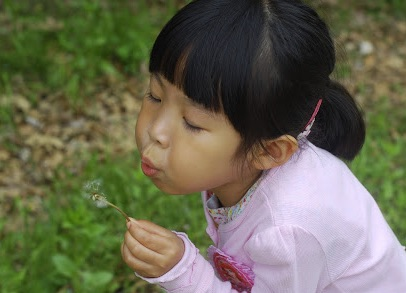
#> input picture img/girl.jpg, 406 x 293 px
$ jupyter execute 4.19_bitwise_masking.ipynb
#> lines starting #> are read from the running program, lines starting #| are printed output that depends on the picture; after the words box and inside, x2 and y2 are one past the last pixel; in counts of white or black regions, pixels touching at a corner belong together
[cell 1]
import cv2
import numpy as np
import matplotlib.pyplot as plt

[cell 2]
# 이미지 로드
img = cv2.imread('./img/girl.jpg')
#> img is the input picture: shape (293, 406, 3); mean B, G, R 82.4, 104.7, 105.5

# 마스크 만들기
mask = np.zeros_like(img)
cv2.circle(mask, (150, 140), 100, (255, 255, 255), -1)
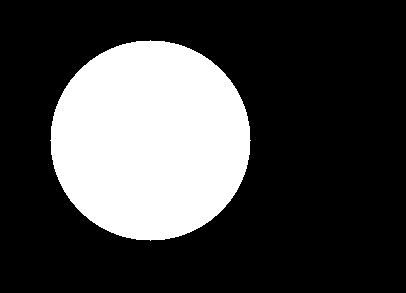
#> mask: shape (293, 406, 3); 26.4% white; 1 white region, box (x1, y1, x2, y2) and area: (50, 40, 251, 241) 31417

# 마스킹
masked = cv2.bitwise_and(img, mask)
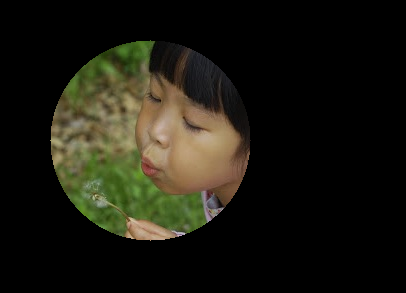
#> masked: shape (293, 406, 3); mean B, G, R 16.3, 25.9, 27.2

[cell 3]
# [6 lines of commented-out code are left out]

[cell 4]
# plot으로 결과 출력
imgs = {'original':img, 'mask':mask, 'masked':masked}

for i, (title, img) in enumerate(imgs.items()):
    plt.subplot(1, 3, i+1)
    plt.title(title)
    plt.imshow(img[:, :, ::-1])
    plt.xticks([])
    plt.yticks([])
#> this loop made 3 passes
#> title on passes 1 to 3: 'original', 'mask', 'masked'

plt.show()
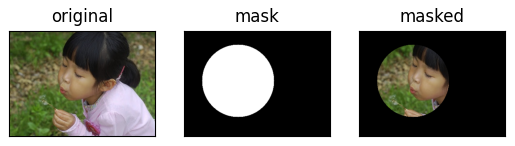
#> figure drawn by matplotlib, 3 panels

[cell 5]
# 마스크 만들기
mask = np.zeros(img.shape[:2], dtype=np.uint8)
cv2.circle(mask, (150, 140), 100, (255), -1)
